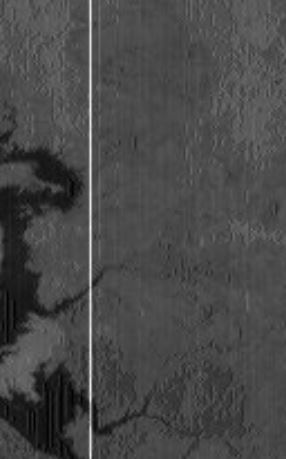
#> input picture sihUpdated/uploads/image.jpg, 286 x 459 px
$ python opencv_inpaint.py
#> lines starting #> are read from the running program, lines starting #| are printed output that depends on the picture
# To add a new cell, type '# %%'
# To add a new markdown cell, type '# %% [markdown]'
# %%
import numpy as np
import pandas as pd
import cv2
import matplotlib.pyplot as plt
import matplotlib.image as mpimg
import os
import timeit
from os.path import isfile, join
from PIL import Image, ImageChops
import timeit
start = timeit.default_timer()

print("Import Done, reading the input file!")

# %%
def jpg_image_to_array(image_path):
    with Image.open(image_path) as image:
        im_arr = np.fromstring(image.tobytes(), dtype=np.uint8)
        rgb = im_arr.reshape((image.size[1], image.size[0], 3))
        r, g, b = rgb[:,:,0], rgb[:,:,1], rgb[:,:,2]
        gray = 0.2989 * r + 0.5870 * g + 0.1140 * b
    return gray

def array_to_jpg_image(f,d):
    dt =np.dtype(np.uint16)
    l= np.fromfile(f, dtype=dt).reshape(d)
    l=(l*(255/4095))//1
    gray=np.uint8(l)
    im = Image.fromarray(gray)
    return im


# %%

# img =array_to_jpg_image("data/white.rl0",(8238,6000))
img =Image.open("uploads/image.jpg")
#> img is the input picture: PIL image 286x459 RGB; min 0, max 239, mean 72.2

# %%
a= img.size[1]
#> a = 459
b = a//100
#> b = 4
b


# %%
i = 0
mega_list=[]
for i in range(0,a,b):
    # print(i)   i = 8235
    if i+b>img.size[1] :
        cropped_image = img.crop((0,i,img.size[0],a))
        # cropped_image.save('crop/pic_'+str(i)+".jpg")
        mega_list.append(cropped_image)
        break
    else:
        cropped_image = img.crop((0,i,img.size[0],i+b))
        mega_list.append(cropped_image)
#> after the loop, mega_list = 115 items


# %%
mega_list[1]


# %%
i=0

for i in range(len(mega_list)):

    image1 = mega_list[i].convert("RGB")
    image1 = np.array(image1)

    img = cv2.cvtColor(image1, cv2.COLOR_RGB2GRAY)
    ret, thresh1 = cv2.threshold(img, 125, 255, cv2.THRESH_BINARY)

    # kernel = np.ones((3,3),np.uint8)
    # dilation = cv2.dilate(thresh1,kernel,iterations = 1)
    # ret, thresh2 = cv2.threshold(dilation, 125, 255, cv2.THRESH_BINARY)


    dst = cv2.inpaint(img,thresh1,30,cv2.INPAINT_TELEA)
    if i == 0 :
        im_total = dst
    else:
        im_total = cv2.vconcat([im_total,dst])

    i=i+1
    print("Done with : ",i,"/",str(len(mega_list)))
#> this loop made 115 passes
#| Done with :  1 / 115
#| Done with :  2 / 115
#| Done with :  3 / 115
#| Done with :  4 / 115
#| Done with :  5 / 115
#| Done with :  6 / 115
#| Done with :  7 / 115
#| Done with :  8 / 115
#> (further printed lines are left out)


# %%
# im_total


# %%
# plt.imshow(cv2.cvtColor(im_total, cv2.COLOR_BGR2RGB))
plt.imsave("views/opencv_generated.jpg",cv2.cvtColor(im_total, cv2.COLOR_BGR2RGB))
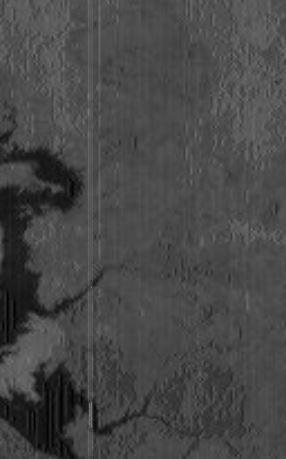
#> saved as opencv_generated.jpg: shape (459, 286, 3); min 0, max 128, mean 71.2

stop = timeit.default_timer()
print('Time: ', stop - start)

$ run again, with sihUpdated/uploads/Capture3.JPG copied over sihUpdated/uploads/image.jpg
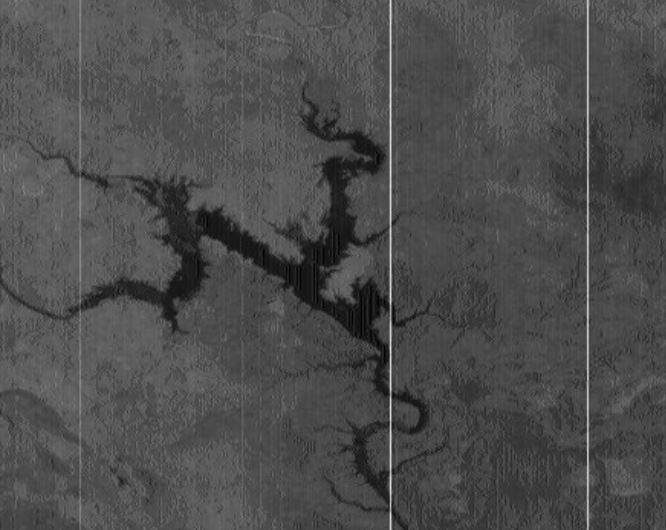
#> input picture sihUpdated/uploads/Capture3.JPG, 666 x 530 px
#> img is the input picture: PIL image 666x530 RGB; min 0, max 228, mean 76.5
#> after the loop `for i in range(0,a,b):`: mega_list = 106 items
#> the loop `for i in range(len(mega_list)): ` made 106 passes
#| Done with :  1 / 106
#| Done with :  2 / 106
#| Done with :  3 / 106
#| Done with :  4 / 106
#| Done with :  5 / 106
#> (further printed lines are left out)
#> `plt.imsave("views/opencv_generated.jpg",cv2.cvtColor(im_total, cv2.COL..`:
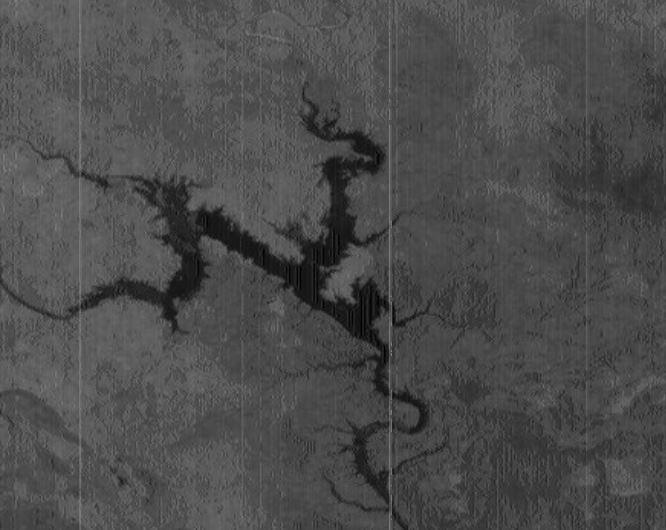
#> saved as opencv_generated.jpg: shape (530, 666, 3); min 0, max 138, mean 76

$ run again, with sihUpdated/uploads/Capture4.JPG copied over sihUpdated/uploads/image.jpg
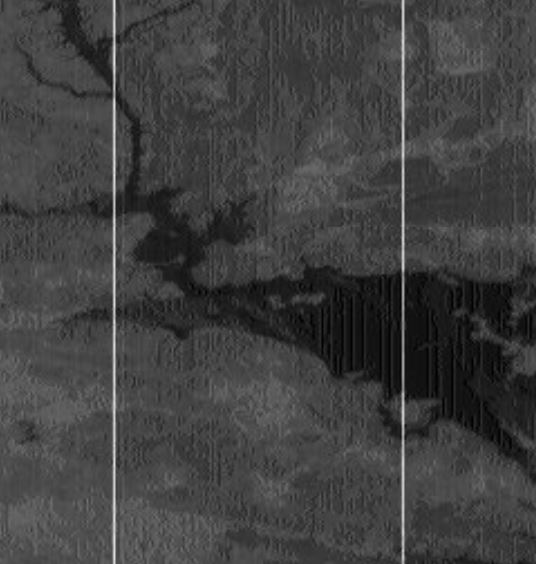
#> input picture sihUpdated/uploads/Capture4.JPG, 536 x 564 px
#> img is the input picture: PIL image 536x564 RGB; min 0, max 226, mean 63.9
#> after the loop `for i in range(0,a,b):`: mega_list = 113 items
#> the loop `for i in range(len(mega_list)): ` made 113 passes
#| Done with :  1 / 113
#| Done with :  2 / 113
#| Done with :  3 / 113
#| Done with :  4 / 113
#| Done with :  5 / 113
#> (further printed lines are left out)
#> `plt.imsave("views/opencv_generated.jpg",cv2.cvtColor(im_total, cv2.COL..`:
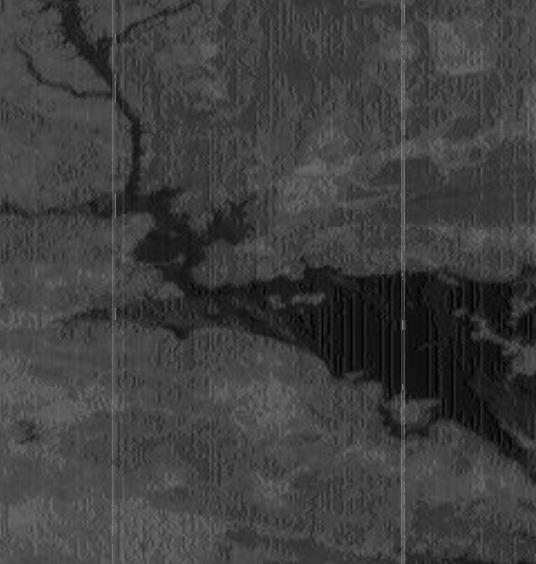
#> saved as opencv_generated.jpg: shape (564, 536, 3); min 0, max 134, mean 63.1

$ run again, with sihUpdated/uploads/pic1_01_01.png saved as sihUpdated/uploads/image.jpg
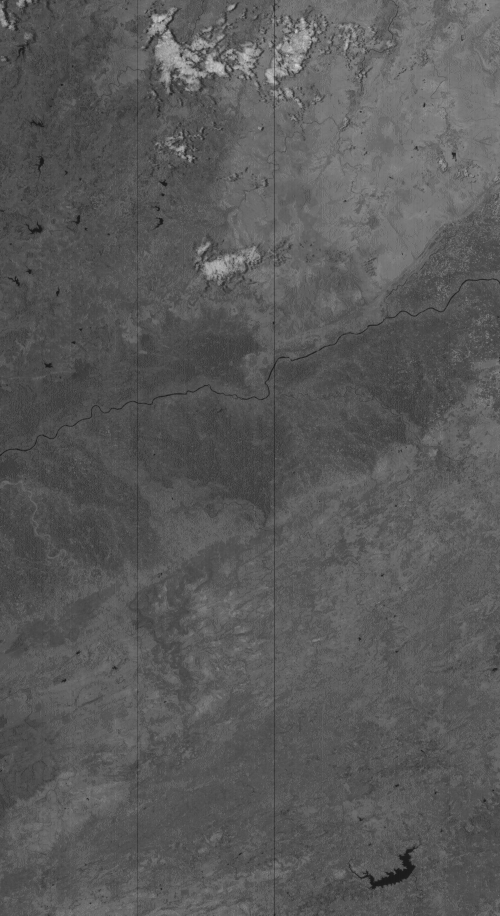
#> input picture sihUpdated/uploads/pic1_01_01.png, 1500 x 2746 px (shown at 1/3 size)
#> img is the input picture: PIL image 1500x2746 L; min 0, max 235, mean 89.4
#> after the loop `for i in range(0,a,b):`: mega_list = 102 items
#> the loop `for i in range(len(mega_list)): ` made 102 passes
#| Done with :  1 / 102
#| Done with :  2 / 102
#| Done with :  3 / 102
#| Done with :  4 / 102
#| Done with :  5 / 102
#> (further printed lines are left out)
#> pass 2, `im_total = cv2.vconcat([im_total,dst])`:
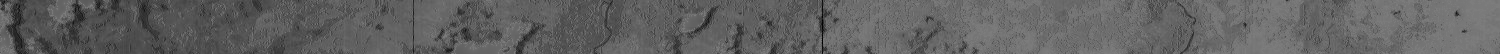
#> im_total: shape (54, 1500); min 0, max 125, mean 97.3
#> `plt.imsave("views/opencv_generated.jpg",cv2.cvtColor(im_total, cv2.COL..`:
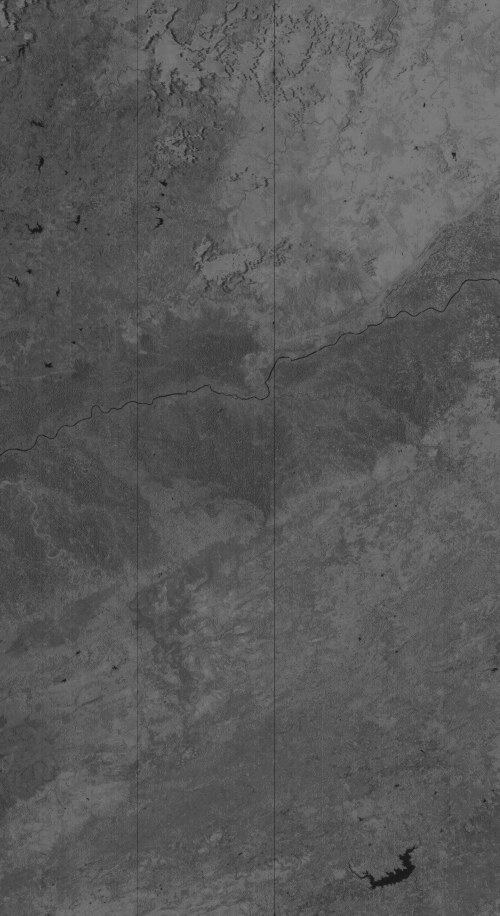
#> saved as opencv_generated.jpg: shape (2746, 1500, 3) (shown at 1/3 size); min 0, max 153, mean 88.5
